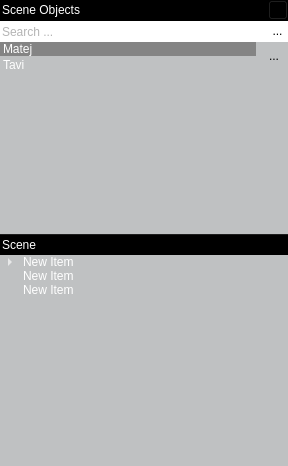
       <widget class="QWidget" name="m_pWidget2Scene" native="true">
        <property name="minimumSize">
         <size>
          <width>0</width>
          <height>9</height>
         </size>
        </property>
        <property name="maximumSize">
         <size>
          <width>16777215</width>
          <height>16777215</height>
         </size>
        </property>
        <layout class="QVBoxLayout" name="verticalLayout_27">
         <property name="spacing">
          <number>0</number>
         </property>
         <property name="leftMargin">
          <number>0</number>
         </property>
         <property name="topMargin">
          <number>0</number>
         </property>
         <property name="rightMargin">
          <number>0</number>
         </property>
         <property name="bottomMargin">
          <number>0</number>
         </property>
         <item>
          <widget class="QWidget" name="m_pWidgetSceneObjects" native="true">
           <property name="sizePolicy">
            <sizepolicy hsizetype="Expanding" vsizetype="Expanding">
             <horstretch>0</horstretch>
             <verstretch>0</verstretch>
            </sizepolicy>
           </property>
           <property name="styleSheet">
            <string notr="true">background-color:rgb(191,193,194);</string>
           </property>
           <layout class="QVBoxLayout" name="verticalLayout_7">
            <property name="spacing">
             <number>0</number>
            </property>
            <property name="leftMargin">
             <number>0</number>
            </property>
            <property name="topMargin">
             <number>0</number>
            </property>
            <property name="rightMargin">
             <number>0</number>
            </property>
            <property name="bottomMargin">
             <number>0</number>
            </property>
            <item>
             <widget class="QWidget" name="widget_14" native="true">
              <property name="sizePolicy">
               <sizepolicy hsizetype="Expanding" vsizetype="Fixed">
                <horstretch>0</horstretch>
                <verstretch>0</verstretch>
               </sizepolicy>
              </property>
              <property name="minimumSize">
               <size>
                <width>0</width>
                <height>21</height>
               </size>
              </property>
              <property name="maximumSize">
               <size>
                <width>2500</width>
                <height>21</height>
               </size>
              </property>
              <property name="styleSheet">
               <string notr="true">background-color:rgb(0, 0, 0)</string>
              </property>
              <layout class="QHBoxLayout" name="horizontalLayout_17">
               <property name="spacing">
                <number>0</number>
               </property>
               <property name="leftMargin">
                <number>0</number>
               </property>
               <property name="topMargin">
                <number>0</number>
               </property>
               <property name="rightMargin">
                <number>0</number>
               </property>
               <property name="bottomMargin">
                <number>0</number>
               </property>
               <item>
                <widget class="QLabel" name="label_45">
                 <property name="sizePolicy">
                  <sizepolicy hsizetype="Fixed" vsizetype="Fixed">
                   <horstretch>0</horstretch>
                   <verstretch>0</verstretch>
                  </sizepolicy>
                 </property>
                 <property name="styleSheet">
                  <string notr="true">color:rgb(255, 255, 255)</string>
                 </property>
                 <property name="text">
                  <string>Scene Objects</string>
                 </property>
                 <property name="indent">
                  <number>2</number>
                 </property>
                </widget>
               </item>
               <item>
                <spacer name="horizontalSpacer_7">
                 <property name="orientation">
                  <enum>Qt::Horizontal</enum>
                 </property>
                 <property name="sizeHint" stdset="0">
                  <size>
                   <width>2</width>
                   <height>20</height>
                  </size>
                 </property>
                </spacer>
               </item>
               <item>
                <widget class="QToolButton" name="m_pToolButtonSceneObject">
                 <property name="sizePolicy">
                  <sizepolicy hsizetype="Fixed" vsizetype="Fixed">
                   <horstretch>0</horstretch>
                   <verstretch>0</verstretch>
                  </sizepolicy>
                 </property>
                 <property name="maximumSize">
                  <size>
                   <width>20</width>
                   <height>20</height>
                  </size>
                 </property>
                 <property name="layoutDirection">
                  <enum>Qt::RightToLeft</enum>
                 </property>
                 <property name="text">
                  <string>...</string>
                 </property>
                 <property name="icon">
                  <iconset>
                   <normaloff>../../Resources/close-icon.png</normaloff>../../Resources/close-icon.png</iconset>
                 </property>
                 <property name="iconSize">
                  <size>
                   <width>10</width>
                   <height>10</height>
                  </size>
                 </property>
                </widget>
               </item>
              </layout>
             </widget>
            </item>
            <item>
             <widget class="QWidget" name="widget" native="true">
              <property name="sizePolicy">
               <sizepolicy hsizetype="Expanding" vsizetype="Expanding">
                <horstretch>0</horstretch>
                <verstretch>0</verstretch>
               </sizepolicy>
              </property>
              <property name="minimumSize">
               <size>
                <width>0</width>
                <height>21</height>
               </size>
              </property>
              <property name="maximumSize">
               <size>
                <width>16777215</width>
                <height>21</height>
               </size>
              </property>
              <property name="styleSheet">
               <string notr="true">background-color:white;</string>
              </property>
              <layout class="QHBoxLayout" name="horizontalLayout_25">
               <property name="spacing">
                <number>0</number>
               </property>
               <property name="sizeConstraint">
                <enum>QLayout::SetMaximumSize</enum>
               </property>
               <property name="leftMargin">
                <number>0</number>
               </property>
               <property name="topMargin">
                <number>0</number>
               </property>
               <property name="rightMargin">
                <number>0</number>
               </property>
               <property name="bottomMargin">
                <number>0</number>
               </property>
               <item>
                <widget class="QLineEdit" name="lineEdit_4">
                 <property name="sizePolicy">
                  <sizepolicy hsizetype="Expanding" vsizetype="Expanding">
                   <horstretch>0</horstretch>
                   <verstretch>0</verstretch>
                  </sizepolicy>
                 </property>
                 <property name="minimumSize">
                  <size>
                   <width>0</width>
                   <height>21</height>
                  </size>
                 </property>
                 <property name="maximumSize">
                  <size>
                   <width>16777215</width>
                   <height>21</height>
                  </size>
                 </property>
                 <property name="styleSheet">
                  <string notr="true">color:rgb(105,105,105);
background-color:transparent;
border-radius: 0px;
border:0px;</string>
                 </property>
                 <property name="frame">
                  <bool>false</bool>
                 </property>
                 <property name="placeholderText">
                  <string>Search ...</string>
                 </property>
                 <property name="cursorMoveStyle">
                  <enum>Qt::LogicalMoveStyle</enum>
                 </property>
                </widget>
               </item>
               <item>
                <widget class="QToolButton" name="toolButton_26">
                 <property name="minimumSize">
                  <size>
                   <width>21</width>
                   <height>0</height>
                  </size>
                 </property>
                 <property name="maximumSize">
                  <size>
                   <width>20</width>
                   <height>20</height>
                  </size>
                 </property>
                 <property name="autoFillBackground">
                  <bool>false</bool>
                 </property>
                 <property name="styleSheet">
                  <string notr="true">background-color:transparent;
border: 0px;</string>
                 </property>
                 <property name="text">
                  <string>...</string>
                 </property>
                 <property name="icon">
                  <iconset>
                   <normaloff>../../Resources/toolbar_find.png</normaloff>../../Resources/toolbar_find.png</iconset>
                 </property>
                 <property name="autoRaise">
                  <bool>true</bool>
                 </property>
                </widget>
               </item>
              </layout>
             </widget>
            </item>
            <item>
             <widget class="QWidget" name="m_pSearchListWidget" native="true">
              <property name="styleSheet">
               <string notr="true">background-color:rgb(191,193,194);</string>
              </property>
              <layout class="QHBoxLayout" name="horizontalLayout_4">
               <property name="leftMargin">
                <number>0</number>
               </property>
               <property name="topMargin">
                <number>0</number>
               </property>
               <property name="rightMargin">
                <number>0</number>
               </property>
               <property name="bottomMargin">
                <number>0</number>
               </property>
               <item>
                <widget class="QListWidget" name="listWidget">
                 <property name="enabled">
                  <bool>true</bool>
                 </property>
                 <property name="styleSheet">
                  <string notr="true">QListWidget {
	background-color:rgb(191,193,194);
	selection-background-color: rgb(132, 132, 132);
	color:rgb(255,255,255);
}

QListWidget::item:hover{background-color: rgb(132, 132, 132)}
</string>
                 </property>
                 <property name="frameShape">
                  <enum>QFrame::NoFrame</enum>
                 </property>
                 <property name="lineWidth">
                  <number>1</number>
                 </property>
                 <property name="midLineWidth">
                  <number>0</number>
                 </property>
                 <property name="tabKeyNavigation">
                  <bool>true</bool>
                 </property>
                 <property name="alternatingRowColors">
                  <bool>false</bool>
                 </property>
                 <property name="iconSize">
                  <size>
                   <width>0</width>
                   <height>0</height>
                  </size>
                 </property>
                 <property name="textElideMode">
                  <enum>Qt::ElideLeft</enum>
                 </property>
                 <property name="resizeMode">
                  <enum>QListView::Adjust</enum>
                 </property>
                 <property name="layoutMode">
                  <enum>QListView::SinglePass</enum>
                 </property>
                 <property name="spacing">
                  <number>1</number>
                 </property>
                 <property name="gridSize">
                  <size>
                   <width>0</width>
                   <height>16</height>
                  </size>
                 </property>
                 <property name="batchSize">
                  <number>100</number>
                 </property>
                 <property name="selectionRectVisible">
                  <bool>true</bool>
                 </property>
                 <property name="currentRow">
                  <number>0</number>
                 </property>
                 <property name="sortingEnabled">
                  <bool>true</bool>
                 </property>
                 <item>
                  <property name="text">
                   <string>Matej</string>
                  </property>
                 </item>
                 <item>
                  <property name="text">
                   <string>Tavi</string>
                  </property>
                 </item>
                </widget>
               </item>
               <item>
                <widget class="QFrame" name="verticalFrame">
                 <property name="layoutDirection">
                  <enum>Qt::LeftToRight</enum>
                 </property>
                 <property name="styleSheet">
                  <string notr="true">alignment: center;</string>
                 </property>
                 <layout class="QVBoxLayout" name="verticalLayout_11">
                  <property name="leftMargin">
                   <number>0</number>
                  </property>
                  <property name="topMargin">
                   <number>2</number>
                  </property>
                  <property name="rightMargin">
                   <number>2</number>
                  </property>
                  <property name="bottomMargin">
                   <number>0</number>
                  </property>
                  <item>
                   <widget class="QToolButton" name="m_pSearchListWidgetButton">
                    <property name="maximumSize">
                     <size>
                      <width>24</width>
                      <height>24</height>
                     </size>
                    </property>
                    <property name="styleSheet">
                     <string notr="true">background-color:transparent;
alignment: center top;
margin: 2px;
background-color-pressed:darkgray;</string>
                    </property>
                    <property name="text">
                     <string>...</string>
                    </property>
                    <property name="icon">
                     <iconset>
                      <normaloff>../../Resources/close-icon.png</normaloff>../../Resources/close-icon.png</iconset>
                    </property>
                    <property name="iconSize">
                     <size>
                      <width>10</width>
                      <height>10</height>
                     </size>
                    </property>
                    <property name="autoRaise">
                     <bool>true</bool>
                    </property>
                   </widget>
                  </item>
                  <item>
                   <spacer name="verticalSpacer">
                    <property name="orientation">
                     <enum>Qt::Vertical</enum>
                    </property>
                    <property name="sizeHint" stdset="0">
                     <size>
                      <width>10</width>
                      <height>40</height>
                     </size>
                    </property>
                   </spacer>
                  </item>
                 </layout>
                </widget>
               </item>
              </layout>
             </widget>
            </item>
            <item>
             <widget class="QTreeWidget" name="treeWidget_3">
              <property name="enabled">
               <bool>true</bool>
              </property>
              <property name="sizePolicy">
               <sizepolicy hsizetype="Expanding" vsizetype="Expanding">
                <horstretch>0</horstretch>
                <verstretch>0</verstretch>
               </sizepolicy>
              </property>
              <property name="autoFillBackground">
               <bool>false</bool>
              </property>
              <property name="styleSheet">
               <string notr="true">QHeaderView::section {
	background-color: black;
	color: white;
	padding-left: 2px;
	height: 21px;
}

QTreeView {
	background: rgb(191,193,194);
	selection-background-color: rgb(132, 132, 132);
	color:rgb(255,255,255);
}

QTreeView::item:hover,QTreeView::item:selected {
	background-color: rgb(132,132,132);
}
</string>
              </property>
              <property name="frameShape">
               <enum>QFrame::NoFrame</enum>
              </property>
              <property name="lineWidth">
               <number>0</number>
              </property>
              <property name="verticalScrollBarPolicy">
               <enum>Qt::ScrollBarAsNeeded</enum>
              </property>
              <property name="editTriggers">
               <set>QAbstractItemView::DoubleClicked|QAbstractItemView::EditKeyPressed|QAbstractItemView::SelectedClicked</set>
              </property>
              <property name="rootIsDecorated">
               <bool>true</bool>
              </property>
              <property name="uniformRowHeights">
               <bool>false</bool>
              </property>
              <property name="headerHidden">
               <bool>false</bool>
              </property>
              <attribute name="headerVisible">
               <bool>true</bool>
              </attribute>
              <attribute name="headerCascadingSectionResizes">
               <bool>true</bool>
              </attribute>
              <attribute name="headerHighlightSections">
               <bool>false</bool>
              </attribute>
              <column>
               <property name="text">
                <string>Scene</string>
               </property>
               <property name="background">
                <color alpha="0">
                 <red>0</red>
                 <green>0</green>
                 <blue>0</blue>
                </color>
               </property>
               <property name="foreground">
                <brush brushstyle="SolidPattern">
                 <color alpha="255">
                  <red>0</red>
                  <green>0</green>
                  <blue>0</blue>
                 </color>
                </brush>
               </property>
              </column>
              <item>
               <property name="text">
                <string>New Item</string>
               </property>
               <item>
                <property name="text">
                 <string>New Subitem</string>
                </property>
                <item>
                 <property name="text">
                  <string>New Subitem</string>
                 </property>
                </item>
               </item>
              </item>
              <item>
               <property name="text">
                <string>New Item</string>
               </property>
              </item>
              <item>
               <property name="text">
                <string>New Item</string>
               </property>
              </item>
             </widget>
            </item>
            <item>
             <spacer name="verticalSpacer_2">
              <property name="orientation">
               <enum>Qt::Vertical</enum>
              </property>
              <property name="sizeHint" stdset="0">
               <size>
                <width>20</width>
                <height>40</height>
               </size>
              </property>
             </spacer>
            </item>
           </layout>
          </widget>
         </item>
        </layout>
       </widget>
